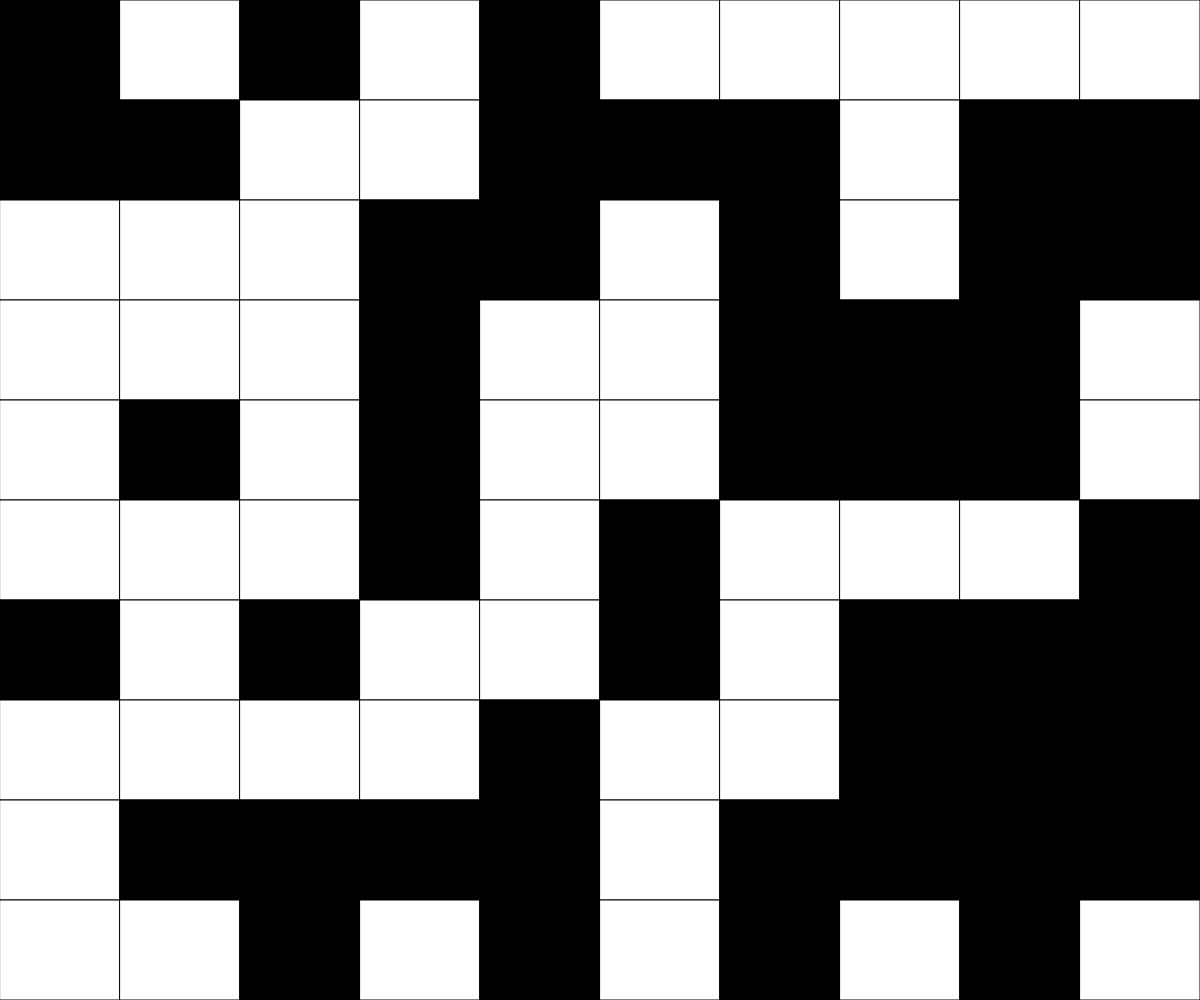
Frame 1 (no input)
Frame 60 (no input): identical to frame 1, image omitted
Frame 120 (the mouse pressed at the canvas centre since frame 60): identical to frame 1, image omitted

The p5.js sketch that drew this single still picture (run headless with seeded random() and noise() and a simulated clock; from frame 60 on, the mouse is pressed at the canvas centre):

// p5.js sketch
// ── sketch.js
// Randomized Grid
// Kati Kesur
let rows = 10;
let cols = 10;
let grid;
let cellWidth;
let cellHeight;

function setup() {
  createCanvas(windowWidth, windowHeight);
  cellWidth = width/cols;
  cellHeight = height/rows;
  grid = createRandom2dArray(cols, rows);
}

function draw() {
  background(220);
  displayGrid(grid);
}

function displayGrid(grid) {
  for (let y=0; y<rows; y++) {
    for (let x=0; x<cols; x++) {
      if (grid[y][x] === 0) {
        fill("white");
      }
      else if (grid[y][x] === 1) {
        fill("black");
      }
      rect(x*cellWidth, y*cellHeight, cellWidth, cellHeight);
    }
  }
}

function create2dArray(cols, rows) {
  let emptyArray = [];
  for (let y=0; y<rows; y++) {
    emptyArray.push([]);
    for (let x=0; x<cols; x++) {
      emptyArray[y].push(0);
    }
  }
  return emptyArray;
}

function createRandom2dArray(cols, rows) {
  let emptyArray = [];
  for (let y=0; y<rows; y++) {
    emptyArray.push([]);
    for (let x=0; x<cols; x++) {
      if (random(100) < 50) {
        emptyArray[y].push(0);
      }
      else {
        emptyArray[y].push(1);
      }
    }
  }
  return emptyArray;
}
